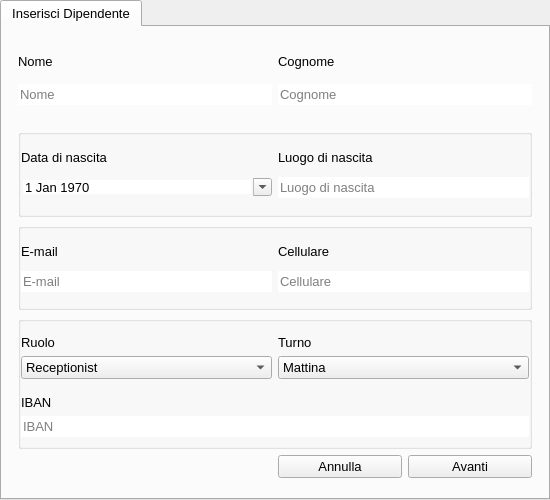
<?xml version="1.0" encoding="UTF-8"?>
<ui version="4.0">
 <class>tabWidget</class>
 <widget class="QTabWidget" name="tabWidget">
  <property name="geometry">
   <rect>
    <x>0</x>
    <y>0</y>
    <width>550</width>
    <height>500</height>
   </rect>
  </property>
  <property name="sizePolicy">
   <sizepolicy hsizetype="Expanding" vsizetype="Expanding">
    <horstretch>0</horstretch>
    <verstretch>0</verstretch>
   </sizepolicy>
  </property>
  <property name="minimumSize">
   <size>
    <width>550</width>
    <height>500</height>
   </size>
  </property>
  <property name="maximumSize">
   <size>
    <width>16777215</width>
    <height>16777215</height>
   </size>
  </property>
  <property name="font">
   <font>
    <family>Arial</family>
    <pointsize>10</pointsize>
   </font>
  </property>
  <property name="windowTitle">
   <string>Inserisci Dipendente</string>
  </property>
  <widget class="QWidget" name="tabInserisciDipendente1">
   <attribute name="title">
    <string>Inserisci Dipendente</string>
   </attribute>
   <layout class="QGridLayout" name="gridLayout">
    <property name="leftMargin">
     <number>16</number>
    </property>
    <property name="rightMargin">
     <number>16</number>
    </property>
    <item row="0" column="0" colspan="2">
     <widget class="QWidget" name="widgetNomeCognome" native="true">
      <layout class="QGridLayout" name="gridLayout_6">
       <property name="leftMargin">
        <number>0</number>
       </property>
       <property name="rightMargin">
        <number>0</number>
       </property>
       <item row="0" column="0">
        <widget class="QLabel" name="labelNome">
         <property name="sizePolicy">
          <sizepolicy hsizetype="Preferred" vsizetype="Fixed">
           <horstretch>0</horstretch>
           <verstretch>0</verstretch>
          </sizepolicy>
         </property>
         <property name="text">
          <string>Nome</string>
         </property>
        </widget>
       </item>
       <item row="0" column="1">
        <widget class="QLabel" name="labelCognome">
         <property name="sizePolicy">
          <sizepolicy hsizetype="Preferred" vsizetype="Fixed">
           <horstretch>0</horstretch>
           <verstretch>0</verstretch>
          </sizepolicy>
         </property>
         <property name="text">
          <string>Cognome</string>
         </property>
        </widget>
       </item>
       <item row="1" column="0">
        <widget class="QLineEdit" name="lineEditNome">
         <property name="frame">
          <bool>false</bool>
         </property>
         <property name="placeholderText">
          <string>Nome</string>
         </property>
        </widget>
       </item>
       <item row="1" column="1">
        <widget class="QLineEdit" name="lineEditCognome">
         <property name="frame">
          <bool>false</bool>
         </property>
         <property name="placeholderText">
          <string>Cognome</string>
         </property>
        </widget>
       </item>
      </layout>
     </widget>
    </item>
    <item row="5" column="0" colspan="2">
     <widget class="QGroupBox" name="groupBoxLavoro">
      <property name="title">
       <string/>
      </property>
      <property name="flat">
       <bool>true</bool>
      </property>
      <layout class="QGridLayout" name="gridLayout_4">
       <property name="leftMargin">
        <number>0</number>
       </property>
       <property name="topMargin">
        <number>13</number>
       </property>
       <property name="rightMargin">
        <number>0</number>
       </property>
       <item row="0" column="1">
        <widget class="QLabel" name="labelTurno">
         <property name="sizePolicy">
          <sizepolicy hsizetype="Preferred" vsizetype="Fixed">
           <horstretch>0</horstretch>
           <verstretch>0</verstretch>
          </sizepolicy>
         </property>
         <property name="text">
          <string>Turno</string>
         </property>
        </widget>
       </item>
       <item row="4" column="0" colspan="2">
        <widget class="QLineEdit" name="lineEditIBAN">
         <property name="maxLength">
          <number>27</number>
         </property>
         <property name="frame">
          <bool>false</bool>
         </property>
         <property name="placeholderText">
          <string>IBAN</string>
         </property>
        </widget>
       </item>
       <item row="0" column="0">
        <widget class="QLabel" name="labelRuolo">
         <property name="sizePolicy">
          <sizepolicy hsizetype="Preferred" vsizetype="Fixed">
           <horstretch>0</horstretch>
           <verstretch>0</verstretch>
          </sizepolicy>
         </property>
         <property name="text">
          <string>Ruolo</string>
         </property>
        </widget>
       </item>
       <item row="1" column="0">
        <widget class="QComboBox" name="comboBoxRuolo">
         <property name="sizePolicy">
          <sizepolicy hsizetype="Expanding" vsizetype="Fixed">
           <horstretch>0</horstretch>
           <verstretch>0</verstretch>
          </sizepolicy>
         </property>
         <item>
          <property name="text">
           <string>Receptionist</string>
          </property>
         </item>
         <item>
          <property name="text">
           <string>Cameriere</string>
          </property>
         </item>
        </widget>
       </item>
       <item row="1" column="1">
        <widget class="QComboBox" name="comboBoxTurno">
         <property name="sizePolicy">
          <sizepolicy hsizetype="Expanding" vsizetype="Fixed">
           <horstretch>0</horstretch>
           <verstretch>0</verstretch>
          </sizepolicy>
         </property>
         <item>
          <property name="text">
           <string>Mattina</string>
          </property>
         </item>
         <item>
          <property name="text">
           <string>Pomeriggio</string>
          </property>
         </item>
        </widget>
       </item>
       <item row="3" column="0" colspan="2">
        <widget class="QLabel" name="labelIBAN">
         <property name="text">
          <string>IBAN</string>
         </property>
        </widget>
       </item>
       <item row="2" column="0" colspan="2">
        <spacer name="verticalSpacer">
         <property name="orientation">
          <enum>Qt::Vertical</enum>
         </property>
         <property name="sizeType">
          <enum>QSizePolicy::Minimum</enum>
         </property>
         <property name="sizeHint" stdset="0">
          <size>
           <width>20</width>
           <height>10</height>
          </size>
         </property>
        </spacer>
       </item>
      </layout>
     </widget>
    </item>
    <item row="7" column="1">
     <widget class="QWidget" name="widgetButtons" native="true">
      <property name="sizePolicy">
       <sizepolicy hsizetype="Preferred" vsizetype="Maximum">
        <horstretch>0</horstretch>
        <verstretch>0</verstretch>
       </sizepolicy>
      </property>
      <layout class="QHBoxLayout" name="horizontalLayout">
       <property name="leftMargin">
        <number>0</number>
       </property>
       <property name="topMargin">
        <number>0</number>
       </property>
       <property name="rightMargin">
        <number>0</number>
       </property>
       <property name="bottomMargin">
        <number>11</number>
       </property>
       <item>
        <widget class="QPushButton" name="btnAnnulla">
         <property name="text">
          <string>Annulla</string>
         </property>
        </widget>
       </item>
       <item>
        <widget class="QPushButton" name="btnAvanti">
         <property name="font">
          <font>
           <family>Arial</family>
           <pointsize>10</pointsize>
          </font>
         </property>
         <property name="styleSheet">
          <string notr="true"/>
         </property>
         <property name="text">
          <string>Avanti</string>
         </property>
        </widget>
       </item>
      </layout>
     </widget>
    </item>
    <item row="4" column="0" colspan="2">
     <widget class="QGroupBox" name="groupBoxContatti">
      <property name="title">
       <string/>
      </property>
      <property name="flat">
       <bool>true</bool>
      </property>
      <layout class="QGridLayout" name="gridLayout_3">
       <property name="leftMargin">
        <number>0</number>
       </property>
       <property name="rightMargin">
        <number>0</number>
       </property>
       <item row="0" column="1">
        <widget class="QLabel" name="labelCellulare">
         <property name="sizePolicy">
          <sizepolicy hsizetype="Preferred" vsizetype="Fixed">
           <horstretch>0</horstretch>
           <verstretch>0</verstretch>
          </sizepolicy>
         </property>
         <property name="text">
          <string>Cellulare</string>
         </property>
        </widget>
       </item>
       <item row="0" column="0">
        <widget class="QLabel" name="labelEmail">
         <property name="sizePolicy">
          <sizepolicy hsizetype="Preferred" vsizetype="Fixed">
           <horstretch>0</horstretch>
           <verstretch>0</verstretch>
          </sizepolicy>
         </property>
         <property name="text">
          <string>E-mail</string>
         </property>
        </widget>
       </item>
       <item row="1" column="0">
        <widget class="QLineEdit" name="lineEditEmail">
         <property name="maximumSize">
          <size>
           <width>16777215</width>
           <height>16777215</height>
          </size>
         </property>
         <property name="font">
          <font>
           <family>Arial</family>
           <pointsize>10</pointsize>
          </font>
         </property>
         <property name="styleSheet">
          <string notr="true"/>
         </property>
         <property name="frame">
          <bool>false</bool>
         </property>
         <property name="placeholderText">
          <string>E-mail</string>
         </property>
        </widget>
       </item>
       <item row="1" column="1">
        <widget class="QLineEdit" name="lineEditCellulare">
         <property name="maximumSize">
          <size>
           <width>16777215</width>
           <height>16777215</height>
          </size>
         </property>
         <property name="maxLength">
          <number>10</number>
         </property>
         <property name="frame">
          <bool>false</bool>
         </property>
         <property name="placeholderText">
          <string>Cellulare</string>
         </property>
        </widget>
       </item>
      </layout>
     </widget>
    </item>
    <item row="3" column="0" colspan="2">
     <widget class="QGroupBox" name="groupBoxNascita">
      <property name="title">
       <string/>
      </property>
      <property name="flat">
       <bool>true</bool>
      </property>
      <layout class="QGridLayout" name="gridLayout_2">
       <property name="leftMargin">
        <number>0</number>
       </property>
       <property name="rightMargin">
        <number>0</number>
       </property>
       <item row="1" column="2">
        <widget class="QLabel" name="labelLuogoNascita">
         <property name="sizePolicy">
          <sizepolicy hsizetype="Preferred" vsizetype="Fixed">
           <horstretch>0</horstretch>
           <verstretch>0</verstretch>
          </sizepolicy>
         </property>
         <property name="text">
          <string>Luogo di nascita</string>
         </property>
        </widget>
       </item>
       <item row="1" column="1">
        <widget class="QLabel" name="labelDataNascita">
         <property name="sizePolicy">
          <sizepolicy hsizetype="Preferred" vsizetype="Fixed">
           <horstretch>0</horstretch>
           <verstretch>0</verstretch>
          </sizepolicy>
         </property>
         <property name="text">
          <string>Data di nascita</string>
         </property>
        </widget>
       </item>
       <item row="2" column="2">
        <widget class="QLineEdit" name="lineEditLuogoNascita">
         <property name="frame">
          <bool>false</bool>
         </property>
         <property name="placeholderText">
          <string>Luogo di nascita</string>
         </property>
        </widget>
       </item>
       <item row="2" column="1">
        <widget class="QDateEdit" name="dateEdit">
         <property name="sizePolicy">
          <sizepolicy hsizetype="Expanding" vsizetype="Fixed">
           <horstretch>0</horstretch>
           <verstretch>0</verstretch>
          </sizepolicy>
         </property>
         <property name="wrapping">
          <bool>false</bool>
         </property>
         <property name="frame">
          <bool>false</bool>
         </property>
         <property name="alignment">
          <set>Qt::AlignLeading|Qt::AlignLeft|Qt::AlignVCenter</set>
         </property>
         <property name="buttonSymbols">
          <enum>QAbstractSpinBox::UpDownArrows</enum>
         </property>
         <property name="accelerated">
          <bool>false</bool>
         </property>
         <property name="showGroupSeparator" stdset="0">
          <bool>false</bool>
         </property>
         <property name="dateTime">
          <datetime>
           <hour>0</hour>
           <minute>0</minute>
           <second>0</second>
           <year>1970</year>
           <month>1</month>
           <day>1</day>
          </datetime>
         </property>
         <property name="maximumDateTime">
          <datetime>
           <hour>23</hour>
           <minute>59</minute>
           <second>59</second>
           <year>9999</year>
           <month>12</month>
           <day>31</day>
          </datetime>
         </property>
         <property name="calendarPopup">
          <bool>true</bool>
         </property>
         <property name="date">
          <date>
           <year>1970</year>
           <month>1</month>
           <day>1</day>
          </date>
         </property>
        </widget>
       </item>
      </layout>
     </widget>
    </item>
   </layout>
  </widget>
 </widget>
 <resources/>
 <connections/>
</ui>
